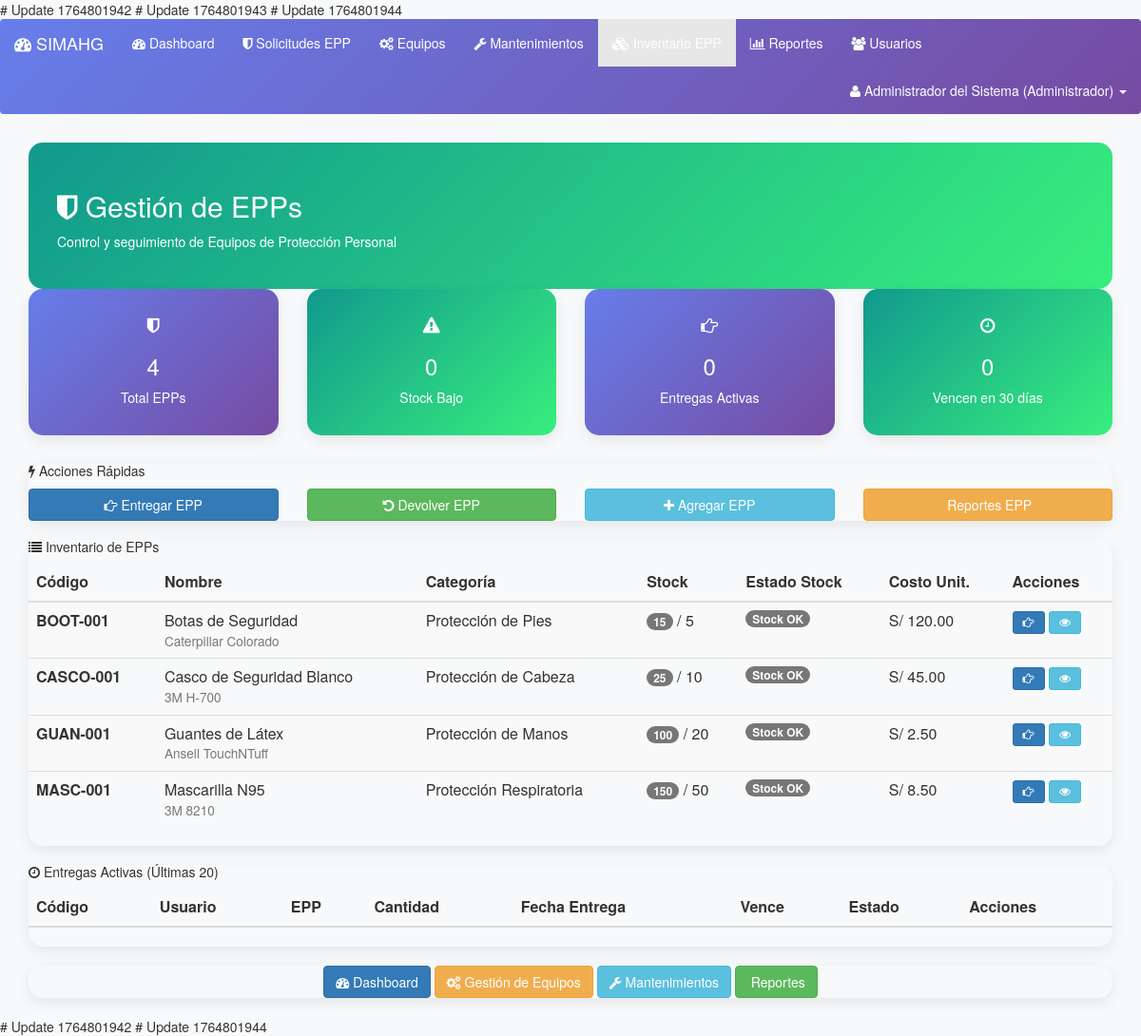
Page /epp_gestion.php (signed in) on the committed database.
### tables this page shows
CREATE TABLE IF NOT EXISTS `epp_items` (
  `id` int(11) NOT NULL AUTO_INCREMENT,
  `codigo` varchar(50) NOT NULL UNIQUE,
  `nombre` varchar(150) NOT NULL,
  `descripcion` text,
  `marca` varchar(100),
  `modelo` varchar(100),
  `talla` varchar(20),
  `color` varchar(50),
  `id_categoria` int(11) NOT NULL,
  `stock_minimo` int(11) DEFAULT 5,
  `stock_actual` int(11) DEFAULT 0,
  `stock_maximo` int(11) DEFAULT 100,
  `costo_unitario` decimal(10,2),
  `proveedor` varchar(150),
  `fecha_vencimiento` date,
  `normas_certificacion` varchar(255),
  `ubicacion_almacen` varchar(100),
  `estado` enum('activo','descontinuado','agotado') NOT NULL DEFAULT 'activo',
  `requiere_entrenamiento` tinyint(1) DEFAULT 0,
  `imagen_url` varchar(255),
  `ficha_tecnica_url` varchar(255),
  `fecha_creacion` timestamp NOT NULL DEFAULT current_timestamp(),
  `fecha_actualizacion` timestamp NOT NULL DEFAULT current_timestamp() ON UPDATE current_timestamp(),
  `creado_por` int(11),
  PRIMARY KEY (`id`),
  FOREIGN KEY (`id_categoria`) REFERENCES `categorias_epp` (`id`),
  FOREIGN KEY (`creado_por`) REFERENCES `usuarios` (`id`)
);

CREATE TABLE IF NOT EXISTS `categorias_epp` (
  `id` int(11) NOT NULL AUTO_INCREMENT,
  `nombre` varchar(100) NOT NULL,
  `descripcion` text,
  `requiere_certificacion` tinyint(1) DEFAULT 0,
  `vida_util_dias` int(11) DEFAULT 365,
  `estado` tinyint(1) NOT NULL DEFAULT 1,
  `fecha_creacion` timestamp NOT NULL DEFAULT current_timestamp(),
  PRIMARY KEY (`id`)
);

### epp_gestion.php (the view, shortened to what this page needs)
<?php
require_once 'includes/config_common.php';
$pdo = getDBConnection();
try {
    $stmt = $pdo->query("SELECT e.*, c.nombre as categoria_nombre
                        FROM epp_items e
                        LEFT JOIN categorias_epp c ON e.id_categoria = c.id
                        WHERE e.estado = 'activo'
                        ORDER BY e.nombre");
    $epps_disponibles = $stmt->fetchAll(PDO::FETCH_ASSOC);
    $stmt = $pdo->query("SELECT COUNT(*) as total_items FROM epp_items WHERE estado = 'activo'");
    $total_items = $stmt->fetch()['total_items'];
    $stmt = $pdo->query("SELECT COUNT(*) as items_bajo_stock FROM epp_items WHERE stock_actual <= stock_minimo AND estado = 'activo'");
    $items_bajo_stock = $stmt->fetch()['items_bajo_stock'];
    $stmt = $pdo->query("SELECT COUNT(*) as entregas_pendientes FROM epp_entregas WHERE estado IN ('entregado', 'en_uso')");
    $entregas_pendientes = $stmt->fetch()['entregas_pendientes'];
    $stmt = $pdo->query("SELECT COUNT(*) as vencimientos_proximos
                        FROM epp_entregas
                        WHERE estado IN ('entregado', 'en_uso')
                        AND fecha_devolucion_programada <= DATE_ADD(CURDATE(), INTERVAL 30 DAY)");
    $vencimientos_proximos = $stmt->fetch()['vencimientos_proximos'];
} catch (PDOException $e) {
    $error = "Error de base de datos: " . $e->getMessage();
    $categorias_epp = [];
    $usuarios = [];
    $epps_disponibles = [];
    $entregas_activas = [];
    $total_items = 0;
    $items_bajo_stock = 0;
    $entregas_pendientes = 0;
    $vencimientos_proximos = 0;
}
?>
<!DOCTYPE html>
<html lang="es">
<head>
    <link href="bower_components/bootstrap/dist/css/bootstrap.min.css" rel="stylesheet">
    <link href="bower_components/font-awesome/css/font-awesome.min.css" rel="stylesheet">
</head>
<body>
    <div class="container mt-4">
        <div class="epp-header mb-4">
            <h2><i class="fa fa-shield"></i> Gestión de EPPs</h2>
            <p>Control y seguimiento de Equipos de Protección Personal</p>
        </div>
        <div class="row">
            <div class="col-md-3">
                <div class="card stat-card">
                    <h4><i class="fa fa-shield"></i></h4>
                    <h3><?php echo $total_items; ?></h3>
                    <p>Total EPPs</p>
                </div>
            </div>
            <div class="col-md-3">
                <div class="card <?php echo $items_bajo_stock > 0 ? 'alert-card' : 'success-card'; ?>">
                    <h4><i class="fa fa-exclamation-triangle"></i></h4>
                    <h3><?php echo $items_bajo_stock; ?></h3>
                    <p>Stock Bajo</p>
                </div>
            </div>
            <div class="col-md-3">
                <div class="card stat-card">
                    <h4><i class="fa fa-hand-o-right"></i></h4>
                    <h3><?php echo $entregas_pendientes; ?></h3>
                    <p>Entregas Activas</p>
                </div>
            </div>
            <div class="col-md-3">
                <div class="card <?php echo $vencimientos_proximos > 0 ? 'alert-card' : 'success-card'; ?>">
                    <h4><i class="fa fa-clock-o"></i></h4>
                    <h3><?php echo $vencimientos_proximos; ?></h3>
                    <p>Vencen en 30 días</p>
                </div>
            </div>
        </div>
        <div class="card">
            <div class="card-header">
                <h5><i class="fa fa-bolt"></i> Acciones Rápidas</h5>
            </div>
            <div class="card-body">
                <div class="row">
                    <div class="col-md-3">
                        <button class="btn btn-primary btn-block" data-toggle="modal" data-target="#modalEntregarEPP">
                            <i class="fa fa-hand-o-right"></i> Entregar EPP
                        </button>
                    </div>
                    <div class="col-md-3">
                        <button class="btn btn-success btn-block" data-toggle="modal" data-target="#modalDevolverEPP">
                            <i class="fa fa-undo"></i> Devolver EPP
                        </button>
                    </div>
                    <div class="col-md-3">
                        <button class="btn btn-info btn-block" data-toggle="modal" data-target="#modalAgregarEPP">
                            <i class="fa fa-plus"></i> Agregar EPP
                        </button>
                    </div>
                    <div class="col-md-3">
                        <a href="reportes_epp.php" class="btn btn-warning btn-block">
                            <i class="fa fa-chart-bar"></i> Reportes EPP
                        </a>
                    </div>
                </div>
            </div>
        </div>
        <div class="card">
            <div class="card-header">
                <h5><i class="fa fa-list"></i> Inventario de EPPs</h5>
            </div>
            <div class="card-body">
                <div class="table-responsive">
                    <table class="table table-striped table-hover">
                        <thead class="thead-dark">
                            <tr>
                                <th>Código</th>
                                <th>Nombre</th>
                                <th>Categoría</th>
                                <th>Stock</th>
                                <th>Estado Stock</th>
                                <th>Costo Unit.</th>
                                <th>Acciones</th>
                            </tr>
                        </thead>
                        <tbody>
                            <?php foreach ($epps_disponibles as $epp): ?>
                            <tr>
                                <td><strong><?php echo htmlspecialchars($epp['codigo']); ?></strong></td>
                                <td>
                                    <?php echo htmlspecialchars($epp['nombre']); ?>
                                    <br><small class="text-muted"><?php echo htmlspecialchars($epp['marca'] . ' ' . $epp['modelo']); ?></small>
                                </td>
                                <td><?php echo htmlspecialchars($epp['categoria_nombre']); ?></td>
                                <td>
                                    <span class="badge badge-info"><?php echo $epp['stock_actual']; ?></span>
                                    / <?php echo $epp['stock_minimo']; ?>
                                </td>
                                <td>
                                    <?php if ($epp['stock_actual'] <= $epp['stock_minimo']): ?>
                                        <span class="badge badge-danger">Stock Bajo</span>
                                    <?php elseif ($epp['stock_actual'] <= $epp['stock_minimo'] * 2): ?>
                                        <span class="badge badge-warning">Stock Medio</span>
                                    <?php else: ?>
                                        <span class="badge badge-success">Stock OK</span>
                                    <?php endif; ?>
                                </td>
                                <td>S/ <?php echo number_format($epp['costo_unitario'], 2); ?></td>
                                <td>
                                    <button class="btn btn-sm btn-primary" onclick="entregarEPP(<?php echo $epp['id']; ?>, '<?php echo htmlspecialchars($epp['nombre']); ?>')" title="Entregar">
                                        <i class="fa fa-hand-o-right"></i>
                                    </button>
                                    <button class="btn btn-sm btn-info" onclick="verDetalle(<?php echo $epp['id']; ?>)" title="Ver Detalle">
                                        <i class="fa fa-eye"></i>
                                    </button>
                                </td>
                            </tr>
                            <?php endforeach; ?>
                        </tbody>
                    </table>
                </div>
            </div>
        </div>
        <div class="card">
            <div class="card-header">
                <h5><i class="fa fa-clock-o"></i> Entregas Activas (Últimas 20)</h5>
            </div>
            <div class="card-body">
                <div class="table-responsive">
                    <table class="table table-striped">
                        <thead class="thead-light">
                            <tr>
                                <th>Código</th>
                                <th>Usuario</th>
                                <th>EPP</th>
                                <th>Cantidad</th>
                                <th>Fecha Entrega</th>
                                <th>Vence</th>
                                <th>Estado</th>
                                <th>Acciones</th>
                            </tr>
                        </thead>
                    </table>
                </div>
            </div>
        </div>
        <div class="card">
            <div class="card-body text-center">
                <a href="dashboard.php" class="btn btn-primary">
                    <i class="fa fa-dashboard"></i> Dashboard
                </a>
                <a href="equipos.php" class="btn btn-warning">
                    <i class="fa fa-cogs"></i> Gestión de Equipos
                </a>
                <a href="mantenimientos.php" class="btn btn-info">
                    <i class="fa fa-wrench"></i> Mantenimientos
                </a>
                <a href="reportes.php" class="btn btn-success">
                    <i class="fa fa-chart-bar"></i> Reportes
                </a>
            </div>
        </div>
    </div>
</body>
</html>

### includes/config_common.php (style rules this page uses)
body { background-color: #f8f9fa; }
.card { border-radius: 15px; box-shadow: 0 5px 15px rgba(0,0,0,0.08); margin-bottom: 20px; }
.stat-card { text-align: center; padding: 20px; }

### epp_gestion.php (style rules this page uses)
.epp-header { background: linear-gradient(135deg, #11998e 0%, #38ef7d 100%); color: white; padding: 30px; border-radius: 15px; }
.stat-card { background: linear-gradient(135deg, #667eea 0%, #764ba2 100%); color: white; text-align: center; padding: 20px; }
.success-card { background: linear-gradient(135deg, #11998e 0%, #38ef7d 100%); color: white; text-align: center; padding: 20px; }

### rows in the picture
epp_items: codigo "BOOT-001", nombre "Botas de Seguridad", marca+modelo "Caterpillar Colorado", id_categoria.nombre "Protección de Pies", stock_actual "15", stock_minimo "5", shows "Stock OK", costo_unitario "120.00"
epp_items: codigo "CASCO-001", nombre "Casco de Seguridad Blanco", marca+modelo "3M H-700", id_categoria.nombre "Protección de Cabeza", stock_actual "25", stock_minimo "10", shows "Stock OK", costo_unitario "45.00"
epp_items: codigo "GUAN-001", nombre "Guantes de Látex", marca+modelo "Ansell TouchNTuff", id_categoria.nombre "Protección de Manos", stock_actual "100", stock_minimo "20", shows "Stock OK", costo_unitario "2.50"
epp_items: codigo "MASC-001", nombre "Mascarilla N95", marca+modelo "3M 8210", id_categoria.nombre "Protección Respiratoria", stock_actual "150", stock_minimo "50", shows "Stock OK", costo_unitario "8.50"

### other values in the picture
$userName "Administrador del Sistema"
$userRole "Administrador"
$total_items "4"
$items_bajo_stock "0"
$entregas_pendientes "0"
$vencimientos_proximos "0"
